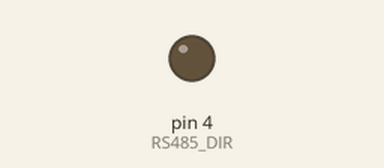
Simulated run of this sketch. Board: Arduino Uno, built with avr-gcc and run on an emulated ATmega328P. On the bench: output pins drawn as LEDs (lit = HIGH).

Above: at 32.6 s.
Timing chart, 0 to 82.1 s (numbered marks = the images above):
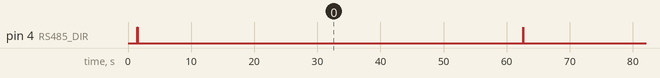

Measured:
- by itself, pin 4 (RS485_DIR): alternates HIGH for 0.01 s and LOW for 61.1 s

The sketch:

arduino-hm10-sketch.ino
```cpp
/*
 * Saarthi 2.0 - 7-in-1 soil sensor -> Arduino Uno -> HM-10 BLE -> Android gateway
 * -----------------------------------------------------------------------------
 * Reads seven holding registers from an RS485 Modbus RTU soil probe and pushes one
 * compact line over BLE. The Android companion app forwards that line to
 *     POST <saarthi>/api/sensors/ingest      header: X-Device-Token
 *
 * WIRING (check your own boards before powering anything)
 *   RS485 module (MAX485)        Arduino Uno
 *     RO  ---------------------->  D2   (SoftwareSerial RX)
 *     DI  <----------------------  D3   (SoftwareSerial TX)
 *     DE + RE -------------------  D4   (direction, HIGH = transmit)
 *     VCC -----------------------  5V        GND --- GND
 *     A / B ---------------------  sensor A / B
 *   Sensor power: most 7-in-1 probes want 9-24 V DC on a separate supply.
 *     Share GND with the Arduino; do NOT run the probe from the 5V pin.
 *   HM-10 BLE                     Arduino Uno
 *     TXD ----------------------->  D10  (SoftwareSerial RX)
 *     RXD <--- 1k --+------------  D11  (SoftwareSerial TX)
 *                   |
 *                  2k
 *                   |
 *                  GND            <-- divider: Uno is 5 V logic, HM-10 RX is 3.3 V.
 *     VCC ---------------------- 3.3V (or 5V only if the board has a regulator)
 *
 * PROVISIONAL REGISTER MAP - confirm against your sensor manual before trusting a value.
 * The backend serves the same map at GET /api/sensors/register-map.
 *   0x0000 moisture   x0.1  %        0x0004 nitrogen    x1  mg/kg
 *   0x0001 temperature x0.1 C        0x0005 phosphorus  x1  mg/kg
 *   0x0002 EC         x1    uS/cm    0x0006 potassium   x1  mg/kg
 *   0x0003 pH         x0.1  pH
 * Typical probe defaults: 9600 baud, 8N1, slave id 0x01. Change below if yours differ.
 */

#include <SoftwareSerial.h>

const uint8_t  SLAVE_ID      = 0x01;
const uint16_t START_REG     = 0x0000;
const uint16_t REG_COUNT     = 7;
const long     RS485_BAUD    = 9600;
const long     BLE_BAUD      = 9600;
const unsigned long INTERVAL = 60000UL;     // one reading per minute
const char*    DEVICE_ID     = "7IN1-UNO-01";
const char*    PARCEL_ID     = "field-1";

SoftwareSerial rs485(2, 3);                  // RO -> D2, DI -> D3
SoftwareSerial ble(10, 11);                  // HM-10 TXD -> D10, RXD -> D11
const uint8_t  RS485_DIR = 4;

uint16_t registers[REG_COUNT];
unsigned long lastRead = 0;

/* ---- Modbus RTU CRC16 (low byte first on the wire) ---- */
uint16_t crc16(const uint8_t *buf, uint8_t len) {
  uint16_t crc = 0xFFFF;
  for (uint8_t i = 0; i < len; i++) {
    crc ^= buf[i];
    for (uint8_t b = 0; b < 8; b++) {
      crc = (crc & 1) ? (crc >> 1) ^ 0xA001 : crc >> 1;
    }
  }
  return crc;
}

/* ---- One Modbus read-holding-registers transaction ---- */
bool readSensor() {
  uint8_t req[8];
  req[0] = SLAVE_ID;
  req[1] = 0x03;                             // read holding registers
  req[2] = highByte(START_REG);
  req[3] = lowByte(START_REG);
  req[4] = highByte(REG_COUNT);
  req[5] = lowByte(REG_COUNT);
  uint16_t crc = crc16(req, 6);
  req[6] = lowByte(crc);
  req[7] = highByte(crc);

  rs485.listen();
  digitalWrite(RS485_DIR, HIGH);             // transmit
  delayMicroseconds(100);
  rs485.write(req, sizeof(req));
  rs485.flush();
  delayMicroseconds(100);
  digitalWrite(RS485_DIR, LOW);              // back to receive

  const uint8_t expected = 5 + REG_COUNT * 2;   // id + fn + len + data + crc
  uint8_t resp[32];
  uint8_t got = 0;
  unsigned long deadline = millis() + 1000;
  while (millis() < deadline && got < expected) {
    if (rs485.available()) resp[got++] = rs485.read();
  }
  if (got < expected) return false;                         // timeout / short frame
  if (resp[0] != SLAVE_ID || resp[1] != 0x03) return false; // wrong device or exception
  uint16_t want = crc16(resp, expected - 2);
  if (resp[expected - 2] != lowByte(want) || resp[expected - 1] != highByte(want)) {
    return false;                                           // corrupt frame: drop it
  }
  for (uint8_t i = 0; i < REG_COUNT; i++) {
    registers[i] = (uint16_t)resp[3 + i * 2] << 8 | resp[4 + i * 2];
  }
  return true;
}

/* ---- Emit one BLE line. Raw registers are sent too, so the backend can verify
        the scaling itself instead of trusting the sketch. ---- */
void sendPacket(bool ok) {
  ble.listen();
  ble.print(F("{\"device_id\":\""));  ble.print(DEVICE_ID);
  ble.print(F("\",\"parcel_id\":\"")); ble.print(PARCEL_ID);
  ble.print(F("\",\"mode\":\"real\",\"ok\":")); ble.print(ok ? F("true") : F("false"));
  if (ok) {
    ble.print(F(",\"moisture_pct\":"));    ble.print(registers[0] / 10.0, 1);
    ble.print(F(",\"temperature_c\":"));   ble.print(registers[1] / 10.0, 1);
    ble.print(F(",\"ec_ds_m\":"));         ble.print(registers[2] / 1000.0, 3);
    ble.print(F(",\"ph\":"));              ble.print(registers[3] / 10.0, 1);
    ble.print(F(",\"nitrogen_mg_kg\":"));   ble.print(registers[4]);
    ble.print(F(",\"phosphorus_mg_kg\":")); ble.print(registers[5]);
    ble.print(F(",\"potassium_mg_kg\":"));  ble.print(registers[6]);
    ble.print(F(",\"registers\":["));
    for (uint8_t i = 0; i < REG_COUNT; i++) {
      ble.print(registers[i]);
      if (i < REG_COUNT - 1) ble.print(',');
    }
    ble.print(F("]"));
  } else {
    ble.print(F(",\"error\":\"modbus_read_failed\""));
  }
  ble.println('}');
}

void setup() {
  pinMode(RS485_DIR, OUTPUT);
  digitalWrite(RS485_DIR, LOW);
  rs485.begin(RS485_BAUD);
  ble.begin(BLE_BAUD);
  delay(1500);                               // let the probe settle after power-up
  sendPacket(readSensor());
  lastRead = millis();
}

void loop() {
  if (millis() - lastRead >= INTERVAL) {
    sendPacket(readSensor());
    lastRead = millis();
  }
}

/*
 * ANDROID GATEWAY (what the companion app has to do)
 * --------------------------------------------------
 * 1. Scan for the HM-10 (service FFE0, characteristic FFE1), connect, enable
 *    notifications. Lines arrive in 20-byte chunks: buffer until '\n'.
 * 2. Add the phone's clock as recorded_at in ISO-8601 UTC; the Uno has no RTC, and the
 *    backend marks a reading stale after 6 hours, so the timestamp must be real.
 * 3. POST the JSON:
 *
 *      POST https://<saarthi>/api/sensors/ingest
 *      X-Device-Token: <SAARTHI_INBOUND_TOKEN>
 *      Content-Type: application/json
 *
 *      { "device_id": "7IN1-UNO-01", "parcel_id": "field-1", "mode": "real",
 *        "recorded_at": "2026-01-20T10:30:00Z",
 *        "registers": [420, 241, 800, 68, 32, 18, 210] }
 *
 *    Either send the decoded fields or just "registers" - the backend decodes the block
 *    with the same provisional map and validates either way.
 * 4. Queue packets while offline and re-send; the backend de-duplicates by timestamp order
 *    and never clamps an out-of-range value, it rejects it and says which field failed.
 * 5. Never send mode "simulation" to this endpoint - it returns 400. Simulated readings
 *    only ever come from /api/sensors/simulate, so a test value cannot enter the real path.
 */
```
